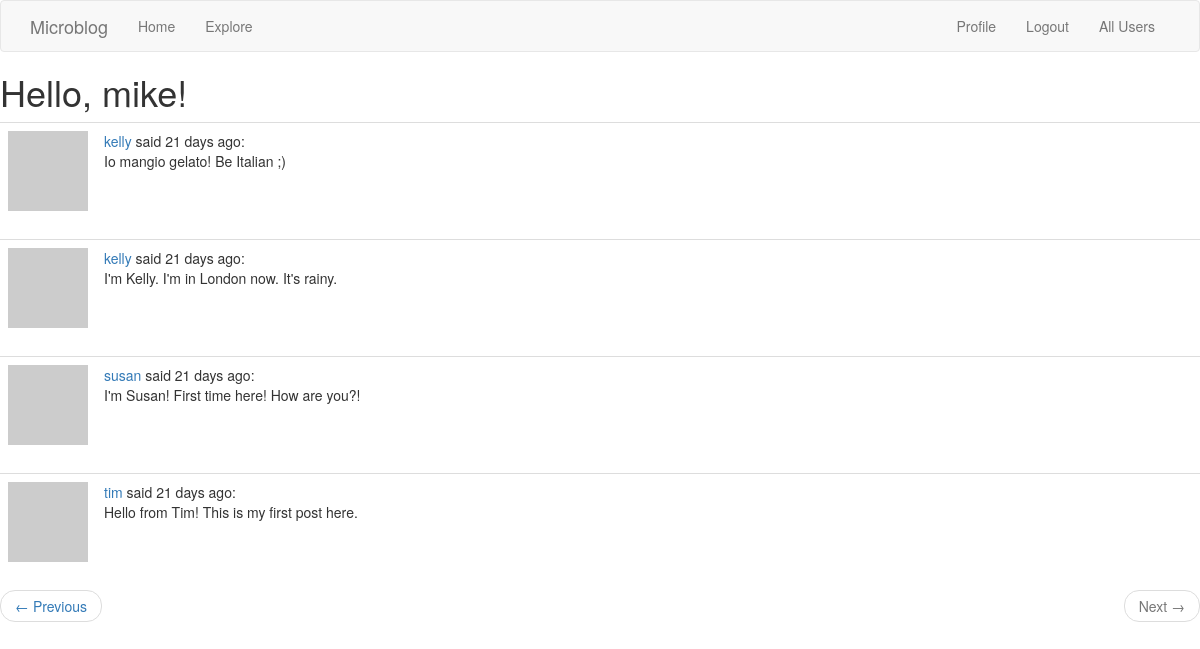
The app's page /explore?page=3 (signed in) with its own data.
### app/models.py (models this page shows, shortened)
class User(UserMixin, db.Model):
    id = db.Column(db.Integer, primary_key=True)
    username = db.Column(db.String(64), index=True, unique=True)
    email = db.Column(db.String(120), index=True, unique=True)
    password_hash = db.Column(db.String(128))
    posts = db.relationship("Post", backref="author", lazy="dynamic")
    about_me = db.Column(db.String(140))
    last_seen = db.Column(db.DateTime, default=datetime.utcnow)
    followed = db.relationship("User", secondary=followers,
                               primaryjoin=(followers.c.follower_id == id),
                               secondaryjoin=(followers.c.followed_id == id),
                               backref=db.backref("followers", lazy="dynamic"), lazy="dynamic")
    def avatar(self, size):
        digest = md5(self.email.lower().encode("utf-8")).hexdigest()
        return "https://www.gravatar.com/avatar/{}?d=identicon&s={}".format(
            digest, size)

class Post(db.Model):
    id = db.Column(db.Integer, primary_key=True)
    body = db.Column(db.String(140))
    timestamp = db.Column(db.DateTime, index=True, default=datetime.utcnow)
    user_id = db.Column(db.Integer, db.ForeignKey('user.id'))

### app/routes.py (the view)
@appl.route("/explore")
@login_required
def explore():
    page = request.args.get("page", 1, type=int)
    posts = Post.query.order_by(Post.timestamp.desc()).paginate(
        page, appl.config["POSTS_PER_PAGE"], False)
    next_url = url_for("explore", page=posts.next_num) \
        if posts.has_next else None
    prev_url = url_for("explore", page=posts.prev_num) \
        if posts.has_prev else None
    return render_template("index.html", title="Explore", posts=posts.items,
                           next_url=next_url, prev_url=prev_url)

### app/models.py (called while the page is built)
@login.user_loader
def load_user(id):
    return User.query.get(int(id))

### app/routes.py (called while the page is built)
@appl.before_request
def before_request():
    if current_user.is_authenticated:
        current_user.last_seen = datetime.utcnow()
        db.session.commit()

### app/templates/index.html (shortened to what this page needs)
{% extends "base.html" %}
{% block app_content %}
    <h1>Hello, {{  current_user.username }}!</h1>
    {% for post in posts %}
        {% include "_post.html" %}
    {% endfor %}
<nav aria-label="...">
    <ul class="pager">
        <li class="previous{% if not prev_url %} disabled{% endif %}">
            <a href="{{ prev_url or '#' }}">
                <span aria-hidden="true">&larr;</span> Previous
            </a>
        </li>
        <li class="next{% if not next_url %} disabled{% endif %}">
            <a href="{{ next_url or '#' }}">
                Next <span aria-hidden="true">&rarr;</span>
            </a>
        </li>
    </ul>
</nav>
{% endblock %}

### app/templates/_post.html
<table class="table table-hover">
    <tr>
        <td width="70px">
            <a href="{{ url_for('user', username=post.author.username) }}">
                <img src="{{ post.author.avatar(70) }}">
            </a>
        </td>
        <td>
            <a href="{{ url_for('user', username=post.author.username) }}">
            {{ post.author.username }}
            </a>
            said {{ moment(post.timestamp).fromNow() }}:
            <br>
            {{ post.body }}
        </td>
    </tr>
</table>

### records on screen
User: username "mike"
Post: author.username "kelly", timestamp "21 days ago", body "Io mangio gelato! Be Italian ;)"
Post: author.username "kelly", timestamp "21 days ago", body "I'm Kelly. I'm in London now. It's rainy."
Post: author.username "susan", timestamp "21 days ago", body "I'm Susan! First time here! How are you?!"
Post: author.username "tim", timestamp "21 days ago", body "Hello from Tim! This is my first post here."
